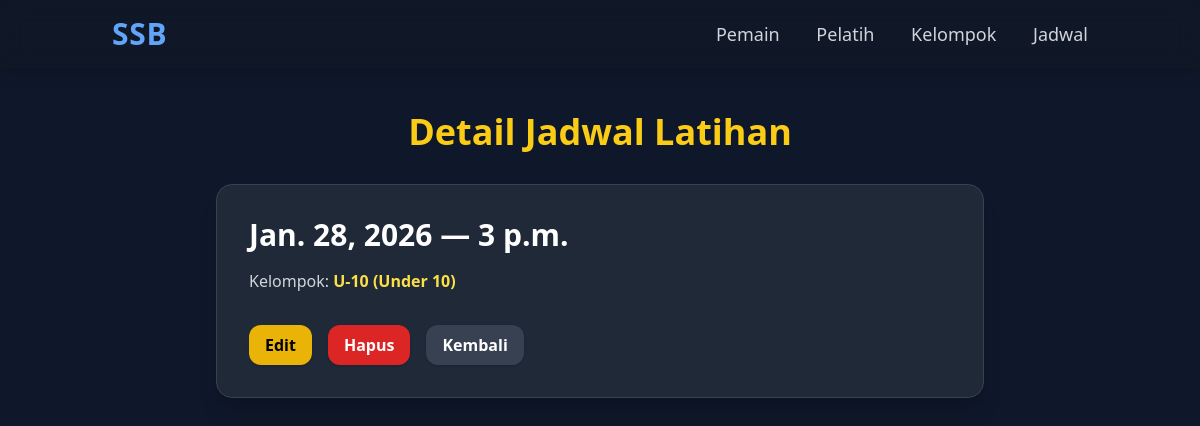
Screenshot of /schedules/1/ with the database file from the repository.
### academy/models.py (models this page shows, shortened)
class TrainingSchedule(models.Model):
    date = models.DateField()
    time = models.TimeField()
    group = models.ForeignKey(Group, on_delete=models.CASCADE)

class Group(models.Model):
    name = models.CharField(max_length=50)
    coach = models.ForeignKey(Coach, on_delete=models.SET_NULL, null=True)

### academy/views.py (the view)
# urls.py: path('schedules/<int:pk>/', views.schedule_detail, name='schedule_detail'),
def schedule_detail(request, pk):
    schedule = get_object_or_404(TrainingSchedule, pk=pk)
    return render(request, 'academy/schedule_detail.html', {'schedule': schedule})

### academy/templates/academy/schedule_detail.html (shortened to what this page needs)
{% extends "academy/base.html" %}
{% load static %}
{% block content %}
<h1 class="text-4xl font-bold text-yellow-400 mb-8 text-center">Detail Jadwal Latihan</h1>
<div class="max-w-3xl mx-auto bg-gray-800 rounded-2xl p-8 border border-gray-700 shadow-xl">
    <h2 class="text-3xl font-bold text-white mb-4">
        {{ schedule.date }} — {{ schedule.time }}
    </h2>
    <p class="text-gray-300 mb-2">
        Kelompok:
        <span class="text-yellow-300 font-semibold">
            {{ schedule.group.name }}
        </span>
    </p>
    <div class="flex space-x-4 mt-8">
        <a href="/schedules/{{ schedule.id }}/edit/"
           class="bg-yellow-500 hover:bg-yellow-400 text-black font-semibold py-2 px-4 rounded-xl shadow">
            Edit
        </a>
        <form action="/schedules/{{ schedule.id }}/delete/" method="post"
              onsubmit="return confirm('Yakin ingin menghapus jadwal ini?');">
            <button type="submit"
                    class="bg-red-600 hover:bg-red-500 text-white font-semibold py-2 px-4 rounded-xl shadow">
                Hapus
            </button>
        </form>
        <a href="/schedules/"
           class="bg-gray-700 hover:bg-gray-600 text-white font-semibold py-2 px-4 rounded-xl shadow">
            Kembali
        </a>
    </div>
</div>
{% endblock %}

### academy/templates/academy/base.html (style rules this page uses)
body { background: #0f172a; }

### rows the page displays
TrainingSchedule: date "Jan. 28, 2026", time "3 p.m.", group.name "U-10 (Under 10)"
